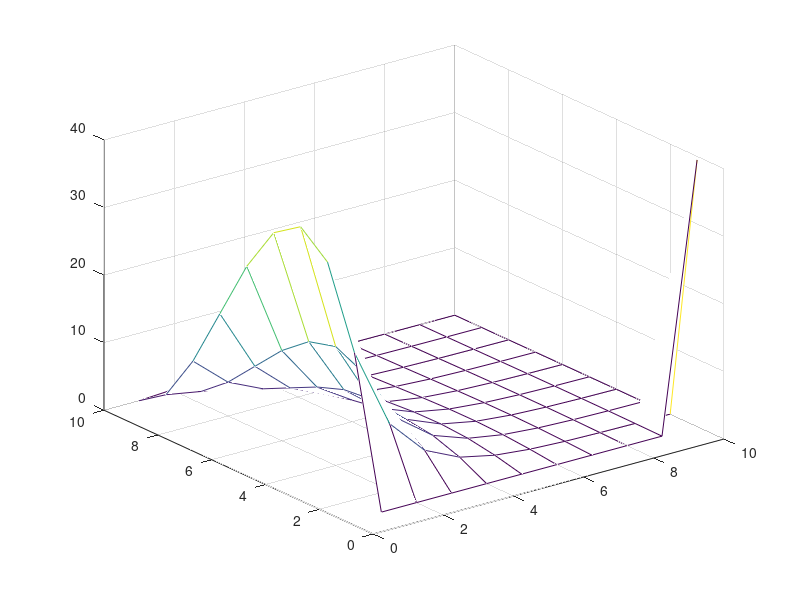
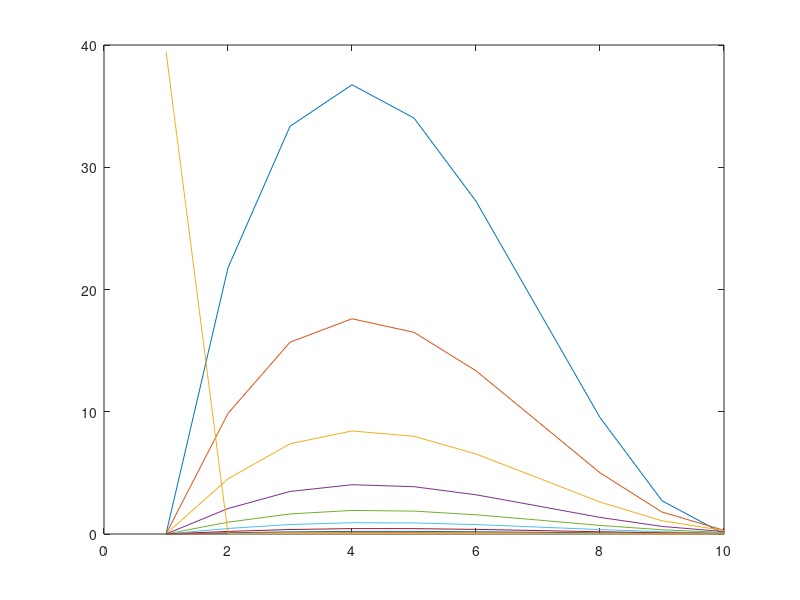

These charts were generated, in order, by the following MATLAB code:
%% Sergio Esperanza 
% 1404790 
% Explicit Discretization Method for 2 Dimensional Diffusion Equation 

clc
clear all 
close all 

% Domain of Interest Parameters and Boundary Conditions 

n = 10 ; % number of nodes 
ax = 0 ; % Boundary Conditions and given values. 
ay = 0 ; 
bx = 2*pi ;
by = 2*pi ; 


x = linspace(ax,bx,n) ; % x Axis 
y = linspace(ay,by,n) ; % Y Axis 
time = 1; % Simulation Time 
dt = .1 ; % Time Step 
dx = bx/n ; %spacial step in x
dy = by/n ; %spatial step in y
t = 0:dt:time; 

% defining fb(y) and gb(y)
for q = 1:n 
    fby(q) = y(q)*(by - y(q))^2 ;
    gby(q) = ((by - y(q))^2)*cos((pi*y(q))/by);
end
C = by*x; % Reducing for the u(x,y=ay) boundary condition gives this simplified expression

T1 = ones(n,n) ; %Initiliazing


dT = zeros(n,n); %Initiliazing

% explicit Discretization 
for z = 1:length(t) 
    for i = 2:n-1
   for j = 2:n-1
       dT(i,j) = (T1(i,j+1) - (2*(T1(i,j))) + T1(i,j-1))/(dx^2) +  (T1(i+1,j) - (2*(T1(i,j))) + T1(i-1,j))/(dy^2);
                 
   end 
      T1 =  (dT*dt); 
    end 
            T1(n,1:n) = C;  %Bottom Condition
            T1(1:n,1) = fby ; %LEFT Condition
            T1(1:n,n) = gby ;  %RIGHT Condition
            T1(i,1) = 0;       % Ghost Node Neumann Condition 
end

figure(3)
mesh(T1)

figure(4)
plot(T1,'DisplayName','T1') 

%% Implicit Time Integration for 2 Dimensional Diffusion Equation 
clc
clear all 
close all 


n = 10 ; % number of nodes 
ax = 0 ; % Boundary Conditions and given values. 
ay = 0 ; 
bx = 2*pi ;
by = 2*pi ; 


time = 1; % Simulation Time 
dt = .1 ; % Fixed Time Step 
dx = bx/n ; %spacial step in x
dy = by/n ; %spatial step in y
t = 0:dt:time; 
x = linspace(ax,bx,n) ;
y = linspace(ay,by,n) ;
b = dt/(dx*dx); % Parameter 
% Boundary Condition Equations
for w = 1:n 
    fby(w) = y(w)*(by - y(w))^2 ;
    gby(w) = ((by - y(w))^2)*cos((pi*y(w))/by);
end

C = by*x; % Reducing for the u(x,y=ay) boundary condition gives this simplified expression

%Setting up tridiagonal matrix
d1(1:n-2) = -b - b;
d2(1:n-1) = 2 + b+ b+ b+b;
d3(1:n-2) = -b - b; 
Diagonal = inv(diag(d2,0) + diag(d1,-1) + diag(d3,1));

%Implementing boundary conditions 
u(n,1:n) = C;  %Bottom Condition
u(1:n,1) = fby ; %LEFT Condition
u(1:n,n) = gby ;  %RIGHT Condition

%Implicit loop 
for z = 2:length(t)
    dtdt = u(2:n,z-1);
    u(2:n,z) = Diagonal*dtdt ;
      
end 

figure(3)
mesh(u(:,1:10))

figure(4)
plot(u(:,1:10),'DisplayName','u(:,1:10)')